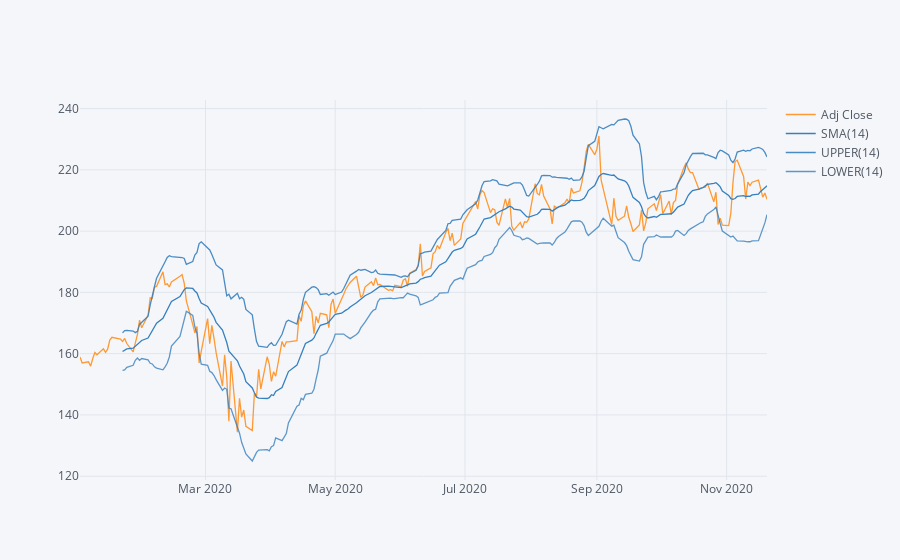

Source (notebook cell):
### Markdown cell above
A Bollinger Band is a technical analysis tool defined by a set of trendlines plotted two standard deviations (positively and negatively) away from a simple moving average (SMA) of a security's price, but which can be adjusted to user preferences.
When the bands tighten during a period of low volatility, it raises the likelihood of a sharp price move in either direction.
When the bands separate by an unusual large amount, volatility increases and any existing trend may be ending.
Prices have a tendency to bounce within the bands' envelope, touching one band then moving to the other band. You can use these swings to help identify potential profit targets.
Following is a Bollinger Band for Microsoft

### Code cell
finaldf['MSFT'].loc['2020-01-01':'2020-12-31']['Adj Close'].ta_plot(study='boll')

### Figure 1 — Plotly figure (JSON) as saved in the notebook; plotly's stock layout.template omitted (floating-point values rounded to 4 significant figures; data arrays with more than 128 entries replaced by an {"elided": "..."} marker saying what was removed)
{"data": [{"line": {"color": "rgba(255, 153, 51, 1.0)", "dash": "solid", "shape": "linear", "width": 1.3}, "mode": "lines", "name": "Adj Close", "text": "", "type": "scatter", "x": {"elided": "226 str values"}, "y": {"elided": "226 float values"}}, {"line": {"color": "rgba(55, 128, 191, 1.0)", "dash": "solid", "shape": "linear", "width": 1.3}, "mode": "lines", "name": "SMA(14)", "text": "", "type": "scatter", "x": {"elided": "226 str values"}, "y": {"elided": "226 mixed values"}}, {"line": {"color": "rgba(55, 128, 191, 0.8999999999999999)", "dash": "solid", "shape": "linear", "width": 1.3}, "mode": "lines", "name": "UPPER(14)", "text": "", "type": "scatter", "x": {"elided": "226 str values"}, "y": {"elided": "226 mixed values"}}, {"line": {"color": "rgba(55, 128, 191, 0.7999999999999998)", "dash": "solid", "shape": "linear", "width": 1.3}, "mode": "lines", "name": "LOWER(14)", "text": "", "type": "scatter", "x": {"elided": "226 str values"}, "y": {"elided": "226 mixed values"}}], "layout": {"legend": {"bgcolor": "#F5F6F9", "font": {"color": "#4D5663"}}, "paper_bgcolor": "#F5F6F9", "plot_bgcolor": "#F5F6F9", "title": {"font": {"color": "#4D5663"}}, "xaxis": {"gridcolor": "#E1E5ED", "showgrid": true, "tickfont": {"color": "#4D5663"}, "title": {"font": {"color": "#4D5663"}, "text": ""}, "zerolinecolor": "#E1E5ED"}, "yaxis": {"gridcolor": "#E1E5ED", "showgrid": true, "tickfont": {"color": "#4D5663"}, "title": {"font": {"color": "#4D5663"}, "text": ""}, "zerolinecolor": "#E1E5ED"}}}
